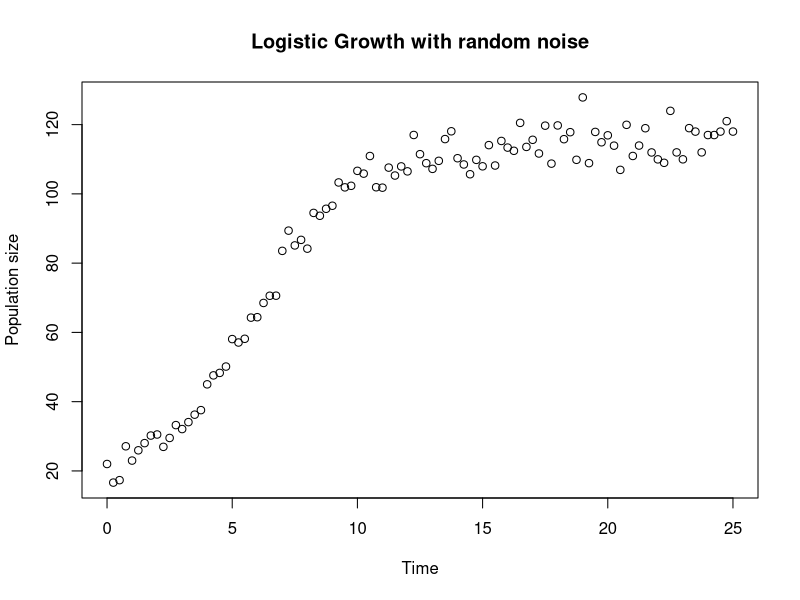
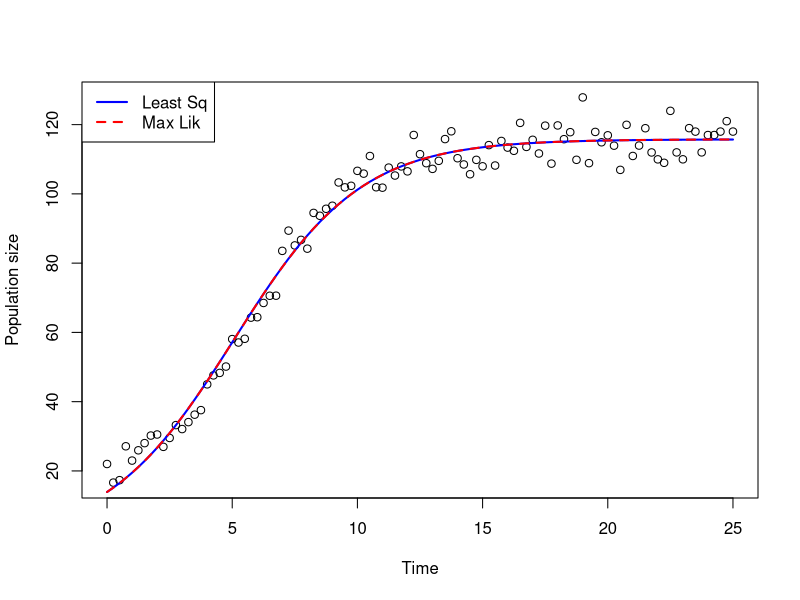

Here is the R script that generated these plots, in order:
## ---- chunk 1
# Parameters
r <- 0.5
K <- 100
error <- 15
y0 <- 5

# Define a logistic growth function with noise
logistic_noised <- function(t, r, K, y0, error) {
  growth <- K / (1 + ((K - y0) / y0) * exp(-r * t))
  return(growth + rpois(1, lambda = error)) # Add random error
}

# Create the time vector
time <- seq(0, 25, 0.25)

# Apply the logistic function over the time vector
sim_data <- sapply(time, logistic_noised, r = r, K = K, y0 = y0, error = error)

# Plot the result
plot(time, sim_data, xlab = "Time", ylab = "Population size", main = "Logistic Growth with random noise")
## ---- chunk 2
logistic <- function(t, r, K, y0) {
  K / (1 + ((K - y0) / y0) * exp(-r * t))
}
## ---- chunk 3
# NB : theta is a vector of parameters
SSE <- function(theta) {
  r <- theta[1]
  K <- theta[2]
  y0 <- theta[3]
  mod_pred <- sapply(time, logistic, r = r, K = K, y0 = y0)
  return(sum((sim_data - mod_pred)**2))
}
## ---- chunk 4
ig_r <- 1
ig_K <- 75
ig_y0 <- 2
fitted_params_SSE <- optim(c(ig_r, ig_K, ig_y0), SSE)$par
print(fitted_params_SSE)
## ---- chunk 5
library(deSolve)
## ---- chunk 6
logistic_ODE =function(t,N,parametre){
  r=parametre[1]
  K=parametre[2]
  dNdt = r*(1-N/K)*N
  list(c(dNdt))
}
## ---- chunk 7
MMV <- function(theta){
  r1 <- theta[1]
  K1 <- theta[2]
  N0 <- theta[3]
  sol = ode(y = N0, times = time, func = logistic_ODE, parms = c(r1, K1))
  mod_pred <- sol[, 2]
  loglik = dnorm(sim_data, mean = mod_pred, sd = error, log = TRUE)
  return(sum(loglik))
}
## ---- chunk 8
ig_r <- 0.1
ig_K <- 100
ig_y0 <- 1
fitted_params_MMV <- optim(c(ig_r, ig_K, ig_y0), MMV, control=list(fnscale=-1))$par
print(fitted_params_MMV)
## ---- chunk 9
# estimation LS
mod_pred_LS <- sapply(time, logistic, r = fitted_params_SSE[1], K = fitted_params_SSE[2], y0 = fitted_params_SSE[3])
# estimation ML
mod_pred_ML <- sapply(time, logistic, r = fitted_params_MMV[1], K = fitted_params_MMV[2], y0 = fitted_params_MMV[3])
# plot
plot(time, sim_data, ylab = "Population size", xlab = "Time")
lines(time, mod_pred_LS, col='blue', lwd=2)
lines(time, mod_pred_ML, col = 'red', lty='dashed', lwd=2)
legend("topleft",
       legend=c("Least Sq","Max Lik"), # Vector with the name of each group
       col = c('blue','red'), # Color of lines or symbols
       border = "black", # Fill box border color
       lty=c('solid','dashed'), 
       lwd=c(2,2)
       )
